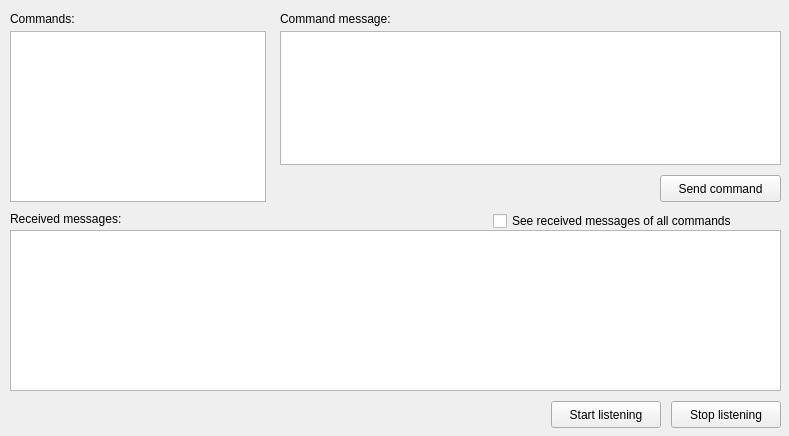
<?xml version="1.0" encoding="UTF-8"?>
<ui version="4.0">
 <class>CommandDialog</class>
 <widget class="QWidget" name="CommandDialog">
  <property name="geometry">
   <rect>
    <x>0</x>
    <y>0</y>
    <width>789</width>
    <height>436</height>
   </rect>
  </property>
  <property name="windowTitle">
   <string>Form</string>
  </property>
  <widget class="QListWidget" name="commandList">
   <property name="geometry">
    <rect>
     <x>10</x>
     <y>31</y>
     <width>256</width>
     <height>171</height>
    </rect>
   </property>
  </widget>
  <widget class="QLabel" name="commandListLabel">
   <property name="geometry">
    <rect>
     <x>10</x>
     <y>10</y>
     <width>258</width>
     <height>17</height>
    </rect>
   </property>
   <property name="text">
    <string>Commands:</string>
   </property>
  </widget>
  <widget class="QLabel" name="commandMessageLabel">
   <property name="geometry">
    <rect>
     <x>280</x>
     <y>10</y>
     <width>150</width>
     <height>17</height>
    </rect>
   </property>
   <property name="text">
    <string>Command message:</string>
   </property>
  </widget>
  <widget class="QPlainTextEdit" name="commandMessage">
   <property name="geometry">
    <rect>
     <x>280</x>
     <y>31</y>
     <width>501</width>
     <height>134</height>
    </rect>
   </property>
  </widget>
  <widget class="QPushButton" name="sendCommandButton">
   <property name="geometry">
    <rect>
     <x>660</x>
     <y>175</y>
     <width>121</width>
     <height>27</height>
    </rect>
   </property>
   <property name="text">
    <string>Send command</string>
   </property>
  </widget>
  <widget class="QPlainTextEdit" name="commandOutput">
   <property name="geometry">
    <rect>
     <x>10</x>
     <y>230</y>
     <width>771</width>
     <height>161</height>
    </rect>
   </property>
  </widget>
  <widget class="QCheckBox" name="receiverAllCommands">
   <property name="geometry">
    <rect>
     <x>493</x>
     <y>210</y>
     <width>288</width>
     <height>22</height>
    </rect>
   </property>
   <property name="text">
    <string>See received messages of all commands</string>
   </property>
  </widget>
  <widget class="QLabel" name="commandOutputLabel">
   <property name="geometry">
    <rect>
     <x>10</x>
     <y>210</y>
     <width>400</width>
     <height>17</height>
    </rect>
   </property>
   <property name="text">
    <string>Received messages:</string>
   </property>
  </widget>
  <widget class="QPushButton" name="stopListeningButton">
   <property name="geometry">
    <rect>
     <x>671</x>
     <y>401</y>
     <width>110</width>
     <height>27</height>
    </rect>
   </property>
   <property name="text">
    <string>Stop listening</string>
   </property>
  </widget>
  <widget class="QPushButton" name="startListeningButton">
   <property name="geometry">
    <rect>
     <x>551</x>
     <y>401</y>
     <width>110</width>
     <height>27</height>
    </rect>
   </property>
   <property name="text">
    <string>Start listening</string>
   </property>
  </widget>
 </widget>
 <resources/>
 <connections/>
</ui>
